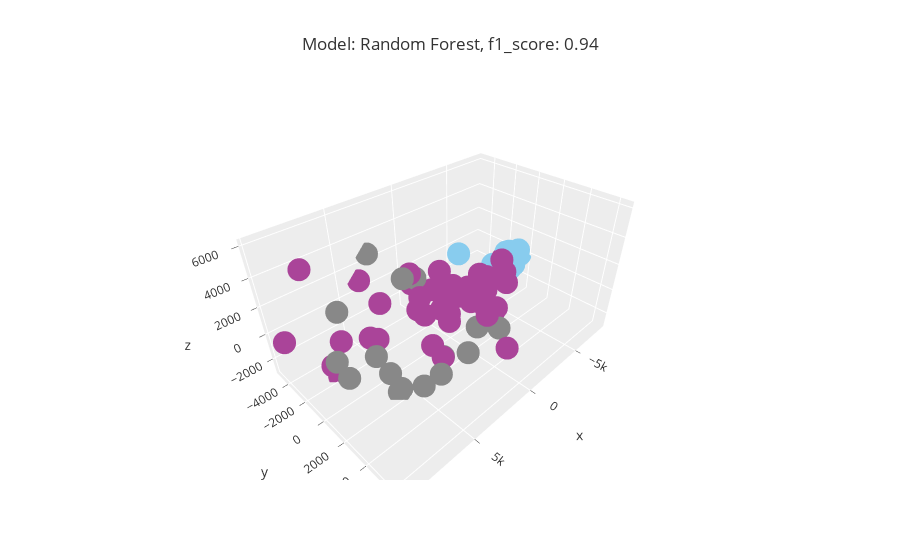
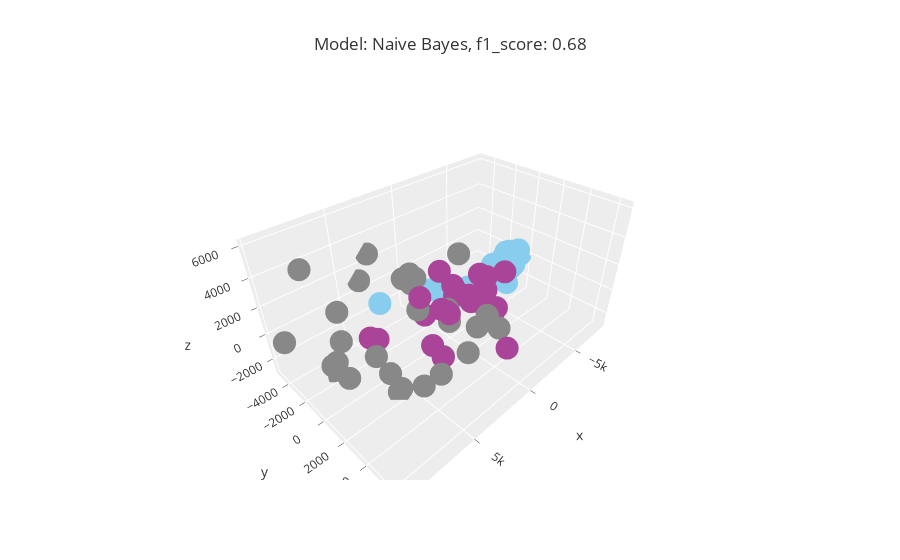
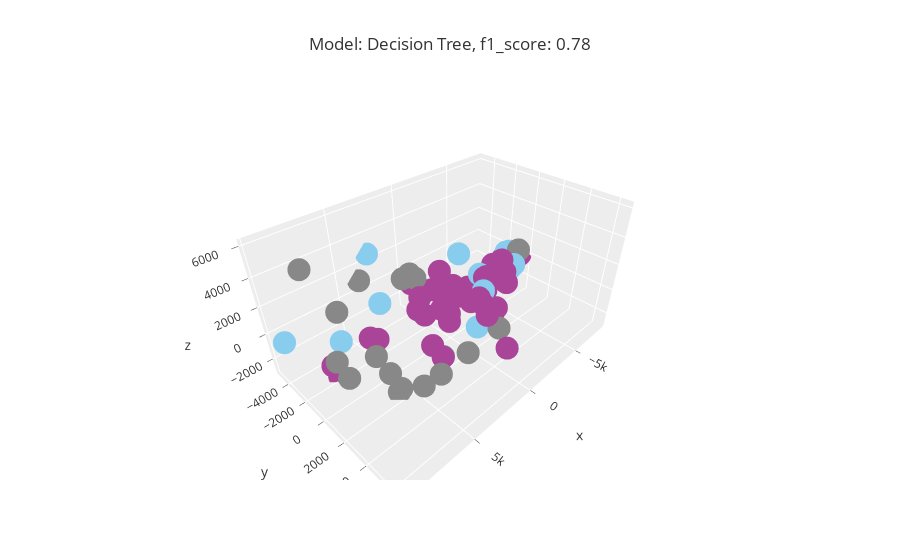
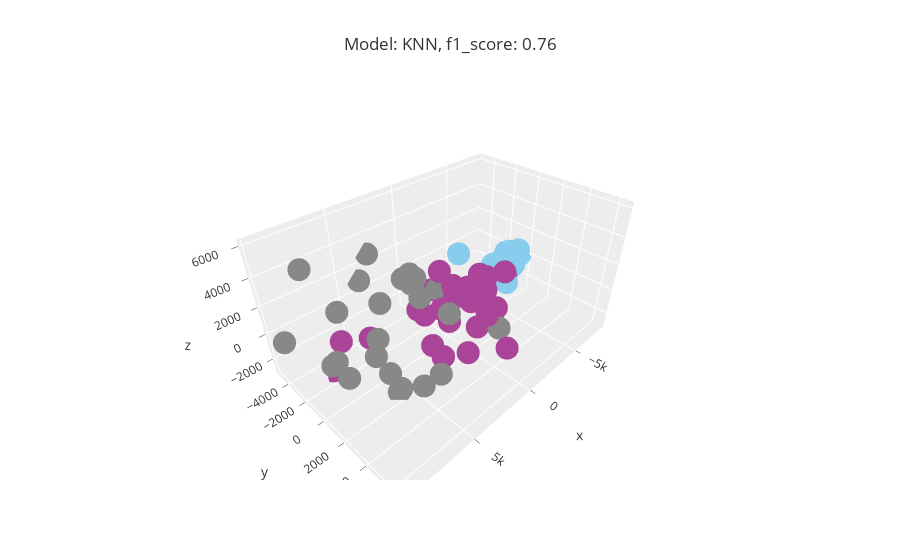

Notebook source saved alongside these figures, in order:
### Code cell
import plotly.express as px

from sklearn.svm import SVC
from sklearn.neighbors import KNeighborsClassifier
from sklearn.tree import DecisionTreeClassifier
from sklearn.ensemble import RandomForestClassifier
from sklearn.naive_bayes import GaussianNB
from sklearn.decomposition import PCA
from sklearn.metrics import f1_score
from sklearn.model_selection import train_test_split

train_x, test_x, train_y, test_y = train_test_split(pivoted_stats.drop(columns=['Species']),
                                                    pivoted_stats["Species"], test_size=0.33)

# All the models
names = ["Random Forest", "Naive Bayes", "Decision Tree", "KNN", "SVC"]
models = [RandomForestClassifier(), GaussianNB(), DecisionTreeClassifier(), KNeighborsClassifier(), SVC()]
model_fit = [x + ' fit' for x in names]
fitted_models = []

# For each model defined above, predict the species for
# our animals.
for name, model, fits in zip(names, models, model_fit):
    fit = model.fit(train_x, train_y)
    ans = fit.predict(test_x)
    score = f1_score(y_true=test_y, y_pred=ans, average='weighted')
    fitted_models.append(fit)

    # Perform PCA on our df and plot a 3D plot.
    pca = PCA(n_components=3)
    transformed = pca.fit_transform(test_x)

    fig = px.scatter_3d(x=transformed[:, 0],
                        y=transformed[:, 1],
                        z=transformed[:, 2],
                        color=ans,
                        color_continuous_scale=px.colors.qualitative.Safe,
                        template='ggplot2',
                        title=f'Model: {name}, f1_score: {round(score, 2)}'
                        )
    fig.update_coloraxes(showscale=False)
    fig.show()
